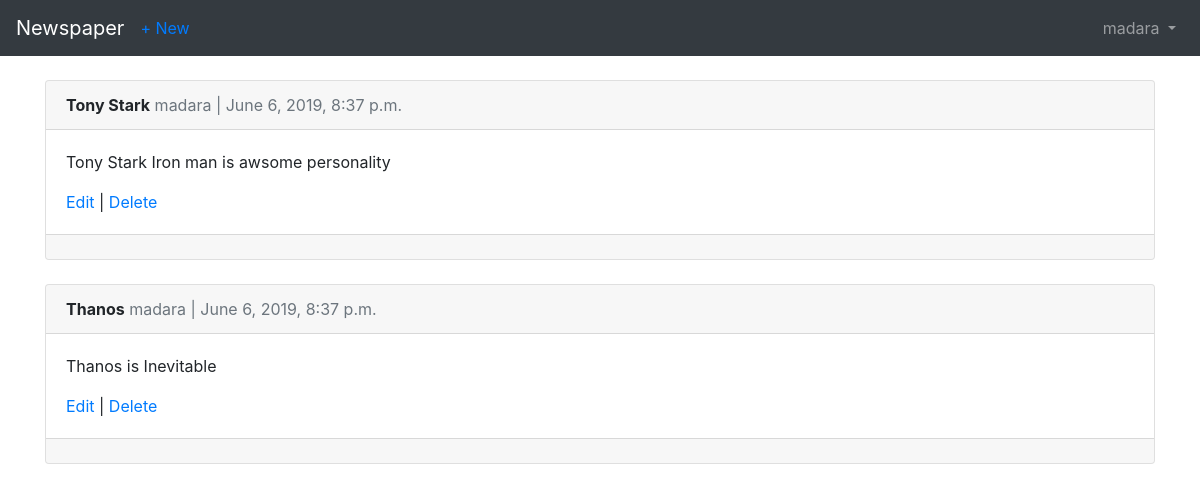
The page /articles/ (signed in) on the database as committed earlier.
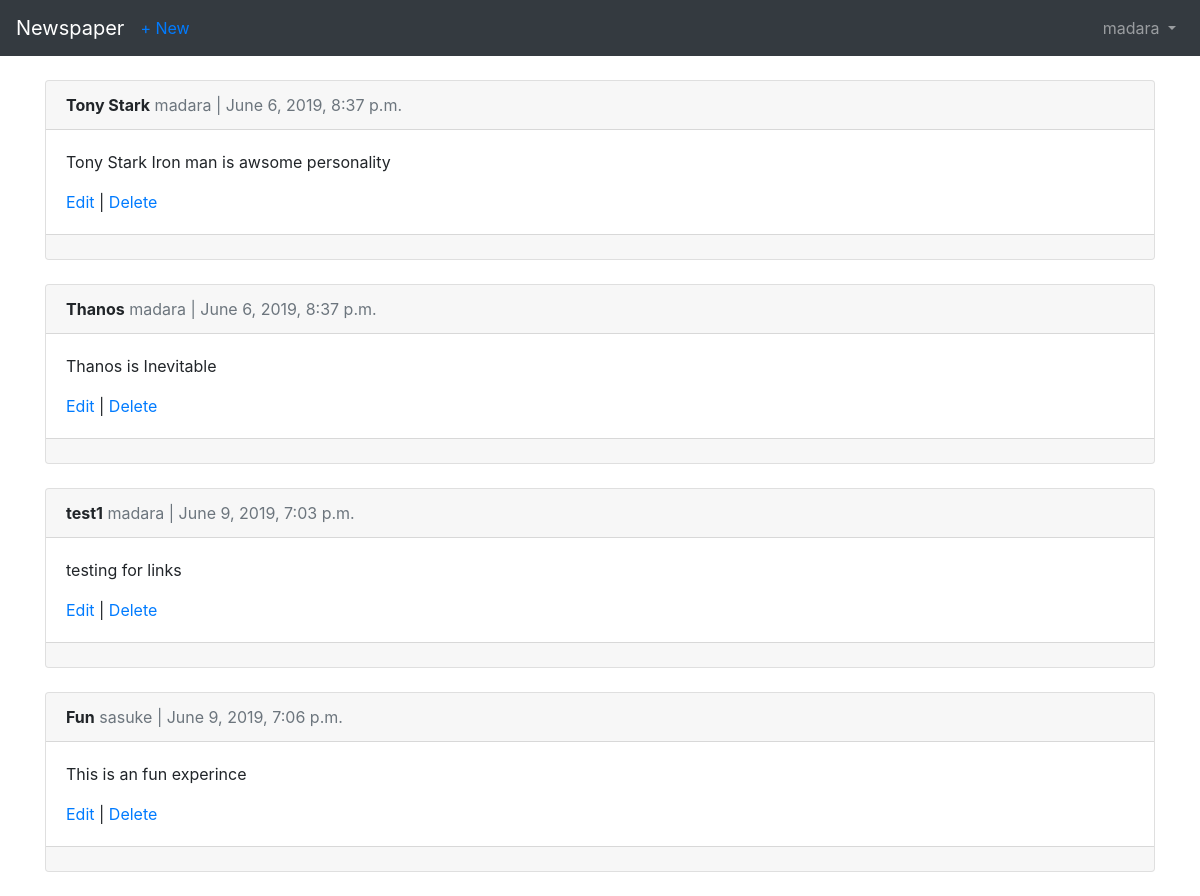
The same page on the database as committed later.
### articles/models.py (models this page shows, shortened)
class Article(models.Model):
    title = models.CharField(max_length=255)
    body = models.TextField()
    time = models.DateTimeField(auto_now_add = True)
    author = models.ForeignKey(
        get_user_model(),
        on_delete = models.CASCADE,
    )

### users/models.py (models this page shows)
class CustomUser(AbstractUser):
    age = models.PositiveIntegerField(null=True , blank= True)

### articles/views.py (the view)
# urls.py: path('',ArticleListView.as_view(), name='article_list'),
class ArticleListView(LoginRequiredMixin,ListView):
    model = Article
    template_name = 'article_list.html'
    login_url = 'login'

### templates/article_list.html (shortened to what this page needs)
{% extends 'base.html' %}
{% block content %}
{% for article in object_list %}
<div class="card">
    <div class="card-header">
        <span class="font-weight-bold">{{ article.title }}</span>
        <span class="text-muted">{{ article.author }} |
            {{ article.time }}</span>
    </div>
    <div class="card-body">
        <p>{{article.body}}</p>
        <a href="{% url 'article_edit' article.pk %}">Edit</a> |
        <a href="{% url 'article_delete' article.pk %}">Delete</a>
    </div>
    <div class="card-footer ">
    </div>
</div>
<br />
{% endfor %}
{% endblock %}

Rows that differ between the two databases and show on the page:
added Article: title "test1", author "madara", time "June 9, 2019, 7:03 p.m.", body "testing for links"
added Article: title "Fun", author "sasuke", time "June 9, 2019, 7:06 p.m.", body "This is an fun experince"
